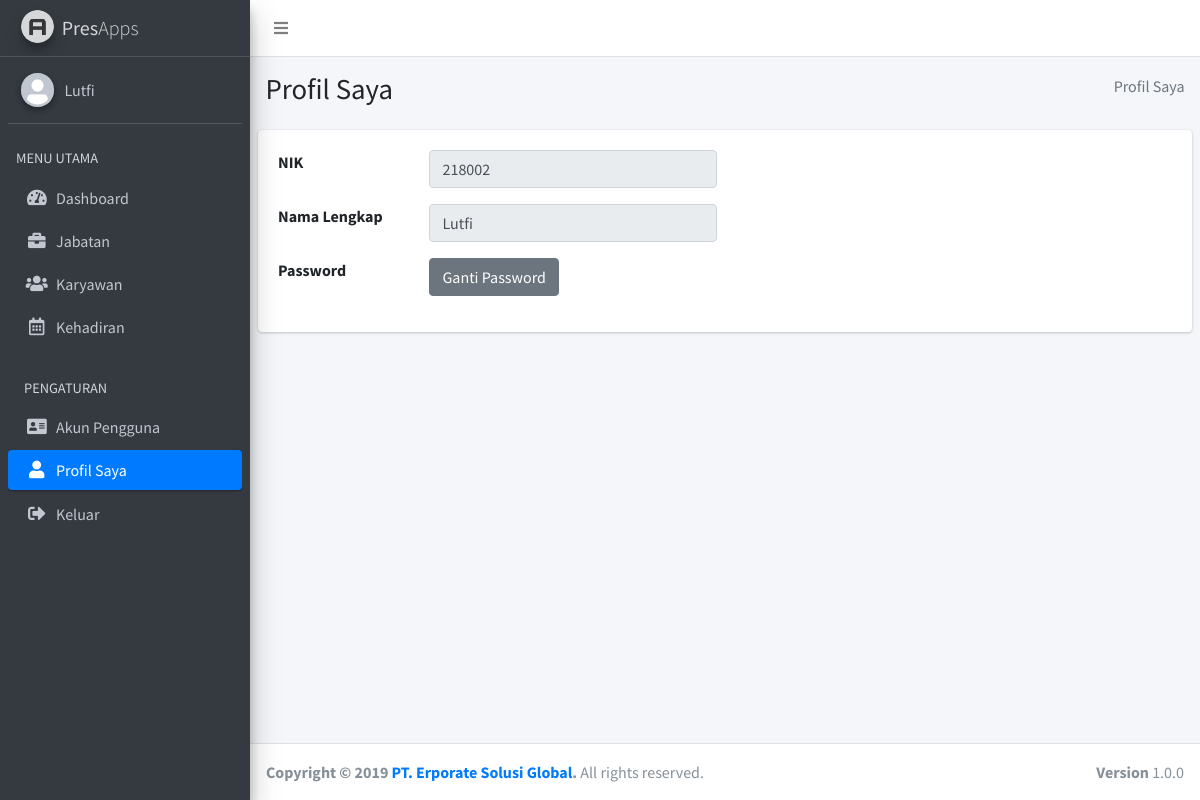
/admin/index.php?page=profil_saya (signed in), run on the app's committed database.
### tables this page shows
CREATE TABLE `akun_pengguna` (
  `nik` char(7) NOT NULL,
  `password` varchar(64) DEFAULT NULL,
  `hak_akses` enum('Admin','Staff') DEFAULT NULL
);

CREATE TABLE `karyawan` (
  `nik` char(7) NOT NULL,
  `nama_lengkap` varchar(25) DEFAULT NULL,
  `jenis_kelamin` enum('Pria','Wanita') DEFAULT NULL,
  `id_jabatan` int(11) DEFAULT NULL,
  `no_hp` char(13) DEFAULT NULL,
  `alamat` text
);

### admin/pages/profil.php (the view, shortened to what this page needs)
<?php
  include "../connection/connect.php";
  $nik = $_SESSION["nik"];
  $sql = "SELECT akun_pengguna.nik, karyawan.nama_lengkap FROM akun_pengguna INNER JOIN karyawan ON akun_pengguna.nik = karyawan.nik WHERE akun_pengguna.nik='$nik'";
  $result = mysqli_query($connect, $sql);
  $i = mysqli_fetch_assoc($result);
?>
<section class="content-header">
  <div class="container-fluid">
    <div class="row mb-2">
      <div class="col-sm-6">
        <h1>Profil Saya</h1>
      </div>
      <div class="col-sm-6">
        <ol class="breadcrumb float-sm-right">
          <li class="breadcrumb-item active">Profil Saya</li>
        </ol>
      </div>
    </div>
  </div>
</section>
<section class="content">
  <div class="card">
    <div class="card-body">
    	<div class="row">
  			<div class="col-sm-6">
  				<div class="form-group row">
            <label for="nik" class="col-sm-4 control-label">NIK</label>
            <div class="col-sm-8">
              <input type="text" name="nik" class="form-control" id="nik" placeholder="NIK" disabled="" value="<?php echo $i["nik"]; ?>">
            </div>
          </div>
  			</div>
  		</div>
      <div class="row">
        <div class="col-sm-6">
          <div class="form-group row">
            <label for="nama_lengkap" class="col-sm-4 control-label">Nama Lengkap</label>
            <div class="col-sm-8">
              <input type="text" name="nama_lengkap" class="form-control" id="nama_lengkap" placeholder="NIK" disabled="" value="<?php echo $i['nama_lengkap']; ?>">
            </div>
          </div>
        </div>
      </div>
  		<div class="row">
  			<div class="col-sm-6">
  				<div class="form-group row">
            <label for="password" class="col-sm-4 control-label">Password</label>
            <div class="col-sm-8">
              <a href="index.php?page=profil_saya&action=ganti_password" class="btn btn-secondary">Ganti Password</a>
            </div>
          </div>
  			</div>
  		</div>
    </div>
  </div>
</section>

### admin/layout/header.php (shortened to what this page needs)
<!DOCTYPE html>
<html lang="en">
<head>
  <link rel="stylesheet" href="../assets/plugins/fontawesome-free/css/all.min.css">
  <link rel="stylesheet" href="../assets/dist/css/adminlte.min.css">
</head>
<body class="hold-transition sidebar-mini layout-fixed layout-navbar-fixed layout-footer-fixed">
<div class="wrapper">
  <nav class="main-header navbar navbar-expand navbar-white navbar-light">
    <ul class="navbar-nav">
      <li class="nav-item">
        <a class="nav-link" data-widget="pushmenu" href="#"><i class="fas fa-bars"></i></a>
      </li>
    </ul>
  </nav>
  <aside class="main-sidebar sidebar-dark-primary elevation-4">
    <a href="index.php?page=dashboard" class="brand-link">
      <img src="../assets/dist/img/AdminLTELogo.png" alt="AdminLTE Logo" class="brand-image img-circle elevation-3"
           style="opacity: .8">
      <span class="brand-text font-weight-light"><b>Pres</b>Apps</span>
    </a>
    <div class="sidebar">
      <div class="user-panel mt-3 pb-3 mb-3 d-flex">
        <div class="image">
          <img src="../assets/dist/img/user-avatar.png" class="img-circle elevation-2" alt="User Image">
        </div>
        <div class="info">
          <?php
            include "../connection/connect.php";
            $nik = $_SESSION["nik"];
            $sql = "SELECT akun_pengguna.nik, karyawan.nama_lengkap, akun_pengguna.password, akun_pengguna.hak_akses FROM akun_pengguna INNER JOIN karyawan ON akun_pengguna.nik = karyawan.nik WHERE akun_pengguna.nik='$nik'";
            $result = mysqli_query($connect, $sql);
            $i = mysqli_fetch_assoc($result);
          ?>
          <a href="#" class="d-block"><?php echo $i["nama_lengkap"]; ?></a>
        </div>
      </div>
      <nav class="mt-2">
        <ul class="nav nav-pills nav-sidebar flex-column" data-widget="treeview" role="menu" data-accordion="false">
          <li class="nav-header">MENU UTAMA</li>
          <?php
            if(isset($_GET["page"])){
              $page = $_GET["page"];
            }else{
              $page = "dashboard";
            }
          ?>
          <li class="nav-item">
            <a href="index.php?page=dashboard" class="nav-link <?php if($page == 'dashboard'){ echo 'active'; } ?>">
              <i class="nav-icon fas fa-tachometer-alt"></i>
              <p>
                Dashboard
              </p>
            </a>
          </li>
          <li class="nav-item">
            <a href="index.php?page=jabatan" class="nav-link <?php if($page == 'jabatan'){ echo 'active'; } ?>">
              <i class="nav-icon fas fa-briefcase"></i>
              <p>
                Jabatan
              </p>
            </a>
          </li>
          <li class="nav-item">
            <a href="index.php?page=karyawan" class="nav-link <?php if($page == 'karyawan'){ echo 'active'; } ?>">
              <i class="nav-icon fas fa-users"></i>
              <p>
                Karyawan
              </p>
            </a>
          </li>
          <li class="nav-item">
            <a href="index.php?page=kehadiran" class="nav-link <?php if($page == 'kehadiran'){ echo 'active'; } ?>">
              <i class="nav-icon far fa-calendar-alt"></i>
              <p>
                Kehadiran
              </p>
            </a>
          </li>
          <li class="nav-header">PENGATURAN</li>
          <li class="nav-item">
            <a href="index.php?page=akun_pengguna" class="nav-link <?php if($page == 'akun_pengguna'){ echo 'active'; } ?>">
              <i class="nav-icon fas fa-address-card"></i>
              <p>
                Akun Pengguna
              </p>
            </a>
          </li>
          <li class="nav-item">
            <a href="index.php?page=profil_saya" class="nav-link <?php if($page == 'profil_saya'){ echo 'active'; } ?>">
              <i class="nav-icon fas fa-user"></i>
              <p>
                Profil Saya
              </p>
            </a>
          </li>
          <li class="nav-item">
            <a href="logout.php" class="nav-link">
              <i class="nav-icon fas fa-sign-out-alt"></i>
              <p>
                Keluar
              </p>
            </a>
          </li>
        </ul>
      </nav>
    </div>
  </aside>
  <div class="content-wrapper">

### data on the page
akun_pengguna: nik.nama_lengkap "Lutfi", nik "218002", nama_lengkap "Lutfi"
